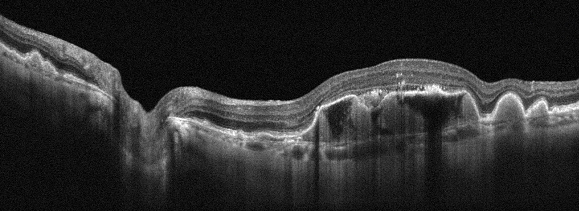
#> input picture FENG498/DATASET/AMD/amd_1472602_3.jpg, 579 x 211 px; its folder holds 3 pictures in this run
$ python visualizeMasks.py
#> lines starting #> are read from the running program, lines starting #| are printed output that depends on the picture
from pathlib import Path
from PIL import Image
import numpy as np
import matplotlib.pyplot as plt
import random

# 📁 Ana dataset yolu ve preview yolu
base_dataset_dir = Path("C:/Users/yilma/Desktop/Feng498/dataset")
preview_dir = base_dataset_dir / "preview"
preview_dir.mkdir(exist_ok=True, parents=True)

classes = ['AMD', 'NO']

# 🧽 Yardımcı

def load_image_as_array(path):
    img = Image.open(path).convert("RGB").resize((224, 224))
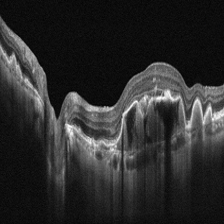
#> img: PIL image 224x224 RGB; mean R, G, B 44.2, 44.2, 44.2
    return np.asarray(img, dtype=np.float32) / 255.0

# 📦 Her sınıftan rastgele 2 örnek seç
examples = []
for cls in classes:
    class_dir = base_dataset_dir / cls
    images = list(class_dir.glob('*'))
    selected_images = random.sample(images, 2)

    for img_path in selected_images:
        original_img = load_image_as_array(img_path)

        # Contrast maskesi (maksimum kanal değeri ile)
        contrast_mask = np.max(original_img, axis=2, keepdims=True)

        # Contrast çarpımı
        contrast_img = np.clip(original_img * contrast_mask, 0, 1)
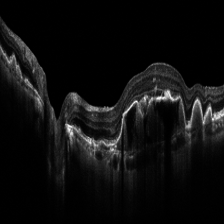
#> contrast_img: shape (224, 224, 3) float32; mean of channels 0, 1, 2 0.0603, 0.0603, 0.0603; drawn as R, G, B
#> (the run stopped early here; a loop or call above may not have finished)
